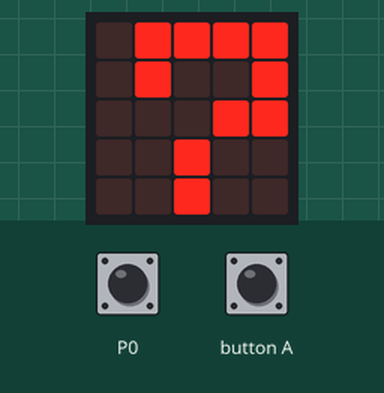
Simulated run of this program. Board: BBC micro:bit (MakeCode). On the bench: the board's 5×5 LED display. The inputs (shaded band) are chosen by the test bench.

Above: at 1.2 s.
1.3 s: touch pin P0 pressed for 0.15 s
At 2.1 s:
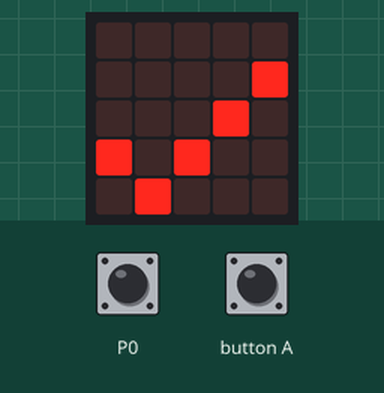
3.7 s: button A pressed for 0.15 s
At 4.5 s:
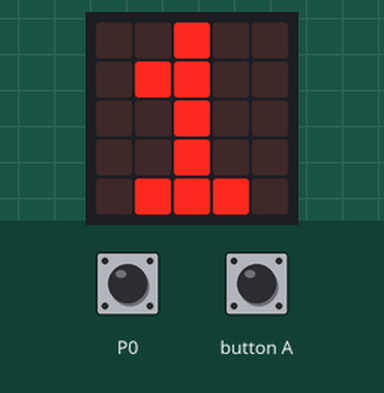
Timing chart, 0 to 6.7 s (numbered marks = the images above; inputs shaded):
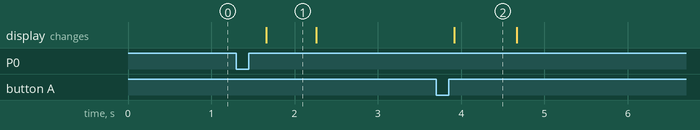

The program:

main.ts
```typescript
input.onPinPressed(TouchPin.P0, function () {
    basic.showIcon(IconNames.Yes)
    Puntos += 1
    basic.pause(500)
})
input.onButtonPressed(Button.A, function () {
    basic.showNumber(Puntos)
    basic.pause(500)
})
let Puntos = 0
Puntos += 0
basic.forever(function () {
    basic.showLeds(`
        . # # # #
        . # . . #
        . . . # #
        . . # . .
        . . # . .
        `)
})
```

test.ts
```typescript
// aquí va el archivo "tests"; esto no se compilará cuando este paquete se utilice como una extensión.
```

Measured:
- after the input at 1.3 s, the display: changes after 0.36 s (image 1)
- after the input at 3.7 s, the display: changes after 0.22 s (image 2)
- what the display in image 1 shows lasts 0.6 s, from 1.7 s to 2.3 s
- what the display in image 2 shows lasts 0.8 s, from 3.9 s to 4.7 s
